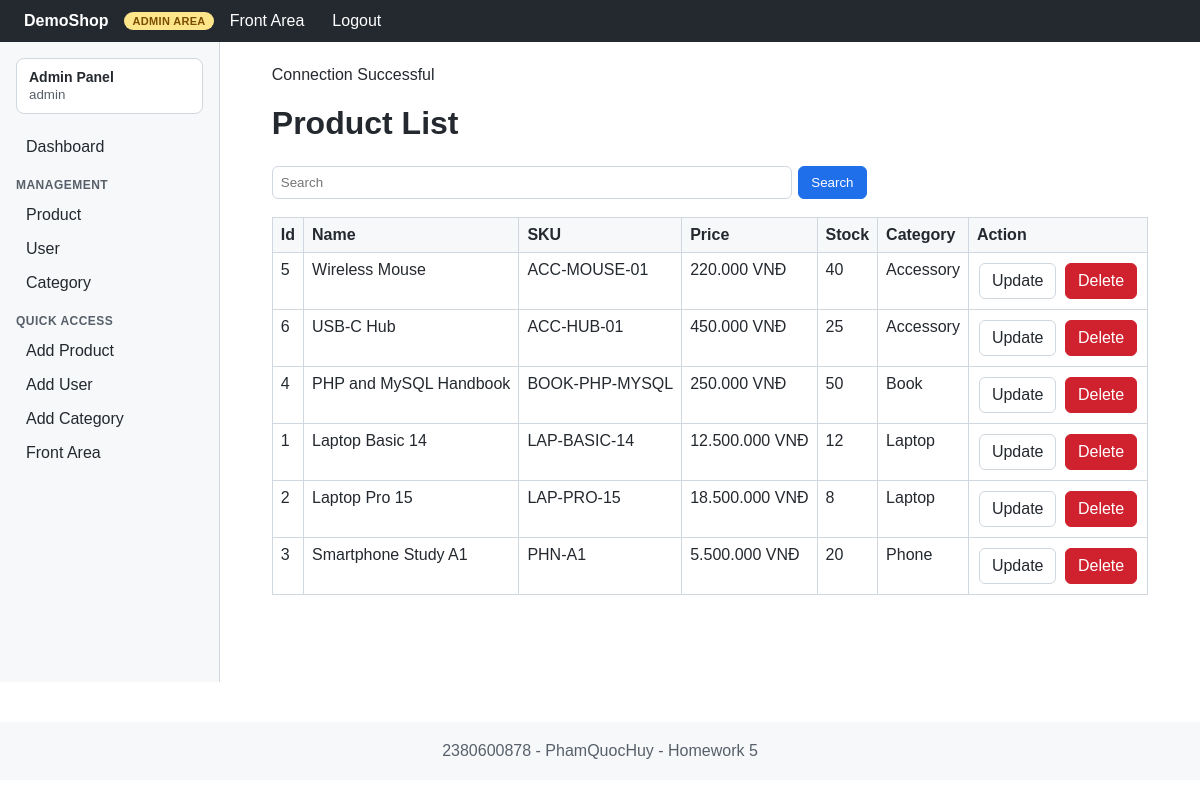
Page /public/backend/product/index.php on the committed database.
### tables this page shows
CREATE TABLE products (
    id INT AUTO_INCREMENT PRIMARY KEY,
    name VARCHAR(255) NOT NULL,
    sku VARCHAR(100) NOT NULL UNIQUE,
    description TEXT NOT NULL,
    price DECIMAL(12,2) NOT NULL CHECK (price >= 0),
    stock_quantity INT NOT NULL DEFAULT 0 CHECK (stock_quantity >= 0),
    image_url VARCHAR(255) NULL,
    category_id INT NULL,
    created_at DATETIME DEFAULT CURRENT_TIMESTAMP,
    FOREIGN KEY (category_id) REFERENCES categories(id) ON DELETE SET NULL
);

CREATE TABLE categories (
    id INT AUTO_INCREMENT PRIMARY KEY,
    name VARCHAR(150) NOT NULL UNIQUE,
    description TEXT NULL,
    created_at DATETIME DEFAULT CURRENT_TIMESTAMP
);

### config/helper.php (called while the page is built, shortened)
<?php
function vnd(float $amount)
{
    return number_format($amount, 0, ",", ".") . " VNĐ";
}

### public/backend/product/index.php (the view, shortened to what this page needs)
<?php
include_once __DIR__ . '/../../../includes/admin_header.php';
include_once __DIR__ . '/../../../config/db.php';
include_once __DIR__ . '/../../../config/helper.php';
$sql = "SELECT p.id, p.name, p.sku, p.description, p.price, p.stock_quantity, c.name category
FROM products p JOIN categories c ON p.category_id = c.id";
$result = $con->query($sql);
?>
<h1>Product List</h1>
<form>
    <input name="q" value = "<?= isset($keyword)? $keyword: '' ?>" placeholder ="Search" />
    <button type="submit" class="btn btn-primary">Search</button>
</form>
<table class="table">
    <thead>
        <tr>
            <th>Id</th>
            <th>Name</th>
            <th>SKU</th>
            <th>Price</th>
            <th>Stock</th>
            <th>Category</th>
            <th>Action</th>
        </tr>
    </thead>
    <tbody>
        <?php
        while($row = $result->fetch_assoc()):
        ?>
        <tr>
            <td><?= $row['id'] ?></td>
            <td><?= $row['name'] ?></td>
            <td><?= $row['sku'] ?></td>
            <td><?= vnd($row['price']) ?></td>
            <td><?= $row['stock_quantity'] ?></td>
            <td><?= $row['category'] ?></td>
            <td>
                <a href="update.php?id= <?= $row['id'] ?>" class="btn">Update</a>
                <a href="delete.php?id= <?= $row['id'] ?>" class="btn btn-danger" onclick = "return confirm('Are you sure?')">Delete</a>
            </td>
        </tr>
        <?php endwhile ?>
    </tbody>
</table>
<?php
include_once __DIR__ . '/../../../includes/admin_footer.php';
?>

### assets/css/style.css (style rules this page uses)
:root { --primary: #1f6feb; --dark: #24292f; --light: #f6f8fa; --danger: #cf222e; --success: #1a7f37; }
* { box-sizing: border-box; }
body { margin: 0; font-family: Arial, Helvetica, sans-serif; color: #24292f; background: #fff; }
a { color: var(--primary); text-decoration: none; }
.btn { display: inline-block; padding: 8px 12px; border-radius: 6px; border: 1px solid #d0d7de; background: #fff; color: #24292f; cursor: pointer; margin: 2px; }
.btn-primary { background: var(--primary); border-color: var(--primary); color: #fff; }
.btn-danger { background: var(--danger); border-color: var(--danger); color: #fff; }
.table { width: 100%; border-collapse: collapse; margin-top: 16px; }
.table th, .table td { border: 1px solid #d0d7de; padding: 8px; text-align: left; vertical-align: top; }
.table th { background: #f6f8fa; }
input, select, textarea { width: 100%; max-width: 520px; padding: 8px; border: 1px solid #d0d7de; border-radius: 6px; }

### rows in the picture
products: id "5", name "Wireless Mouse", sku "ACC-MOUSE-01", price "220.000 VNĐ", stock_quantity "40", category.name "Accessory"
products: id "6", name "USB-C Hub", sku "ACC-HUB-01", price "450.000 VNĐ", stock_quantity "25", category.name "Accessory"
products: id "4", name "PHP and MySQL Handbook", sku "BOOK-PHP-MYSQL", price "250.000 VNĐ", stock_quantity "50", category.name "Book"
products: id "1", name "Laptop Basic 14", sku "LAP-BASIC-14", price "12.500.000 VNĐ", stock_quantity "12", category.name "Laptop"
products: id "2", name "Laptop Pro 15", sku "LAP-PRO-15", price "18.500.000 VNĐ", stock_quantity "8", category.name "Laptop"
products: id "3", name "Smartphone Study A1", sku "PHN-A1", price "5.500.000 VNĐ", stock_quantity "20", category.name "Phone"
